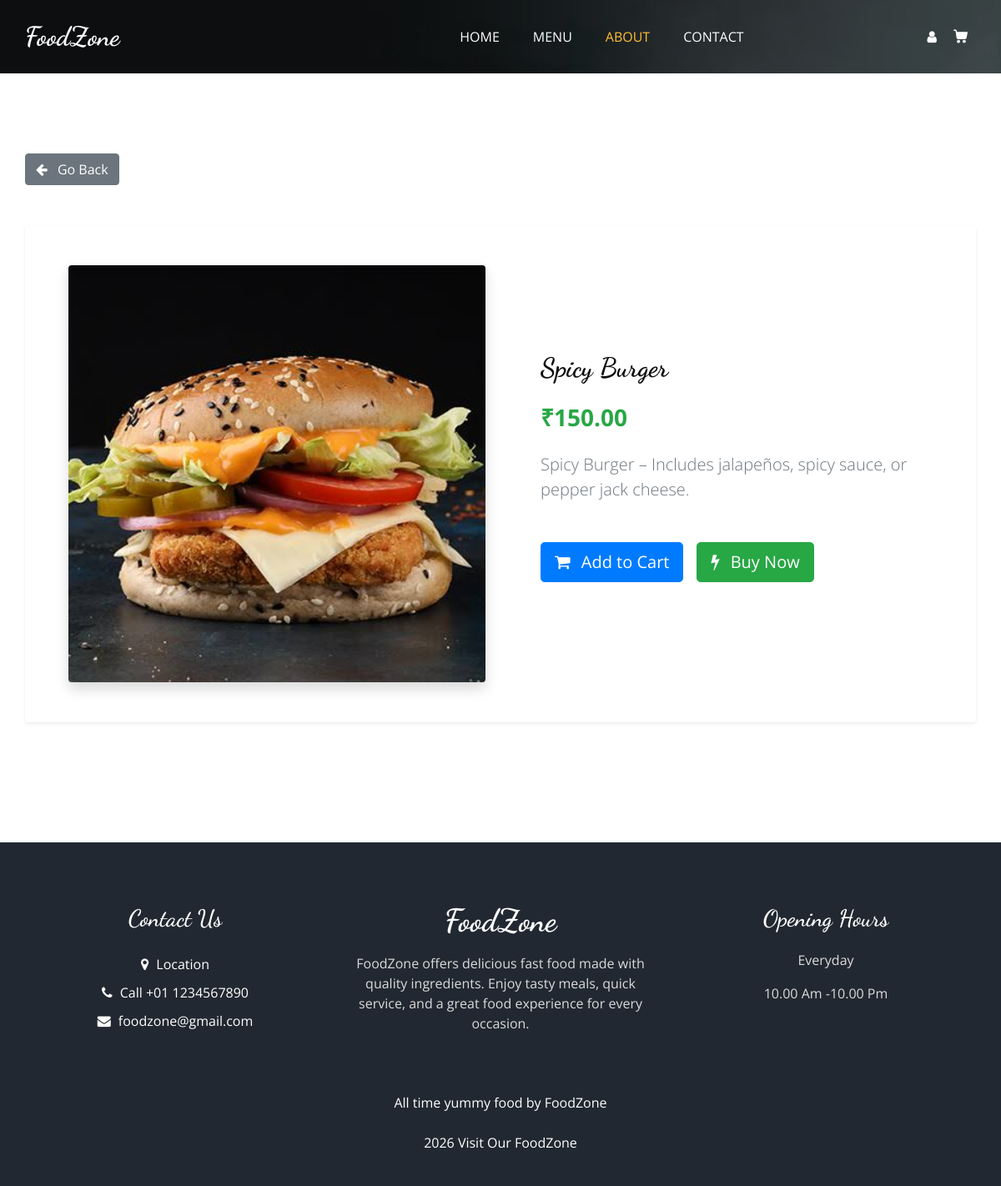
The app's page /food_detail.php?id=10 with its own data.
### tables this page shows
CREATE TABLE `food` (
  `f_id` int(11) NOT NULL,
  `c_id` int(11) NOT NULL,
  `food_name` varchar(100) NOT NULL,
  `description` text DEFAULT NULL,
  `price` decimal(10,2) NOT NULL,
  `image` varchar(255) DEFAULT NULL
);

### food_detail.php (the view, shortened to what this page needs)
<?php
include("connected.php");
$f_id = isset($_GET['id']) ? intval($_GET['id']) : 0;
$query = "SELECT * FROM food WHERE f_id=$f_id LIMIT 1";
$result = mysqli_query($conn,$query);
$food = mysqli_fetch_assoc($result);
$safeName = htmlspecialchars($food['food_name']);
$imgFile = !empty($food['image'])
        ? "images/".$food['image']
        : "images/no-image.png";
$price = number_format($food['price'],2);
$description = !empty($food['description'])
        ? nl2br(htmlspecialchars($food['description']))
        : "<em>No description available.</em>";
?>
<!DOCTYPE html>
<html>
<head>
  <link rel="stylesheet" type="text/css" href="css/bootstrap.css" />
  <link rel="stylesheet" type="text/css" href="https://cdnjs.cloudflare.com/ajax/libs/OwlCarousel2/2.3.4/assets/owl.carousel.min.css" />
  <link rel="stylesheet" href="https://cdnjs.cloudflare.com/ajax/libs/jquery-nice-select/1.1.0/css/nice-select.min.css" />
  <link href="css/font-awesome.min.css" rel="stylesheet" />
  <link href="css/style.css" rel="stylesheet" />
  <link href="css/responsive.css" rel="stylesheet" />
</head>
<body class="sub_page">
  <div class="hero_area">
    <div class="bg-box">
      <img src="images/hero-bg.jpg" alt="">
    </div>
    <header class="header_section">
      <div class="container">
        <nav class="navbar navbar-expand-lg custom_nav-container">
          <a class="navbar-brand" href="index.php">
            <span>FoodZone</span>
          </a>
          <div class="collapse navbar-collapse" id="navbarSupportedContent">
            <ul class="navbar-nav mx-auto">
              <li class="nav-item">
                <a class="nav-link" href="index.php">Home</a>
              </li>
              <li class="nav-item">
                <a class="nav-link" href="menu.php">Menu</a>
              </li>
              <li class="nav-item active">
                <a class="nav-link" href="about.php">
                  About <span class="sr-only">(current)</span>
                </a>
              </li>
              <li class="nav-item">
                <a class="nav-link" href="contact.php">Contact</a>
              </li>
            </ul>
            <div class="user_option">
              <a href="login.php" class="user_link">
                <i class="fa fa-user" aria-hidden="true"></i>
              </a>
              <a class="cart_link" href="addtocart.php">
              </a>
            </div>
          </div>
        </nav>
      </div>
    </header>
  </div>
<section class="container my-5 py-5" style="min-height: 70vh;">
    <div class="mb-5">
        <a href="javascript:history.back()"
           class="btn btn-secondary">
            <i class="fa fa-arrow-left mr-2" aria-hidden="true"></i>
            Go Back
        </a>
    </div>
    <div class="card shadow-sm border-0 mb-5">
        <div class="card-body p-4 p-lg-5">
            <div class="row align-items-center">
                <div class="col-lg-6 col-md-6 text-center mb-5 mb-md-0">
                    <img
                        src="<?= htmlspecialchars($imgFile, ENT_QUOTES, 'UTF-8'); ?>"
                        alt="<?= $safeName; ?>"
                        class="img-fluid rounded shadow"
                        style="width: 100%; max-width: 500px; height: 500px; object-fit: cover;"
                        onerror="this.onerror=null;this.src='images/no-image.png';">
                </div>
                <div class="col-lg-6 col-md-6 px-lg-5">
                    <h2 class="font-weight-bold mb-4">
                        <?= $safeName; ?>
                    </h2>
                    <h3 class="text-success font-weight-bold mb-4">
                        ₹<?= $price; ?>
                    </h3>
                    <div class="mb-5">
                        <p class="text-muted lead">
                            <?= $description; ?>
                        </p>
                    </div>
                    <div class="d-flex flex-wrap align-items-center">
                        <form action="addtocart.php"
                              method="GET"
                              class="mr-3 mb-3">
                            <button type="submit"
                                    class="btn btn-primary btn-lg">
                                <i class="fa fa-shopping-cart mr-2"
                                   aria-hidden="true"></i>
                                Add to Cart
                            </button>
                        </form>
                        <a href="order_now.php?f_id=<?= (int)$food['f_id']; ?>"
                           class="btn btn-success btn-lg mb-3">
                            <i class="fa fa-bolt mr-2"
                               aria-hidden="true"></i>
                            Buy Now
                        </a>
                    </div>
                </div>
            </div>
        </div>
    </div>
</section>
  <footer class="footer_section">
    <div class="container">
      <div class="row">
        <div class="col-md-4 footer-col">
          <div class="footer_contact">
            <h4>
              Contact Us
            </h4>
            <div class="contact_link_box">
              <a href="">
                <i class="fa fa-map-marker" aria-hidden="true"></i>
                <span>
                  Location
                </span>
              </a>
              <a href="">
                <i class="fa fa-phone" aria-hidden="true"></i>
                <span>
                  Call +01 1234567890
                </span>
              </a>
              <a href="">
                <i class="fa fa-envelope" aria-hidden="true"></i>
                <span>
                  foodzone@gmail.com
                </span>
              </a>
            </div>
          </div>
        </div>
        <div class="col-md-4 footer-col">
          <div class="footer_detail">
            <a href="" class="footer-logo">
              FoodZone
            </a>
            <p>
FoodZone offers delicious fast food made with quality ingredients. Enjoy tasty meals, quick service, and a great food experience for every occasion.          </div>
        </div>
        <div class="col-md-4 footer-col">
          <h4>
            Opening Hours
          </h4>
          <p>
            Everyday
          </p>
          <p>
            10.00 Am -10.00 Pm
          </p>
        </div>
      </div>
      <div class="footer-info">
        <p>
           <span id=""></span> All time yummy food
          <a href="https://html.design/">by FoodZone</a><br><br>
          <span id="displayYear"></span> Visit Our
          <a href="" target="_blank">FoodZone</a>
        </p>
      </div>
    </div>
  </footer>
</body>
</html>

### css/style.css (style rules this page uses)
body { font-family: "Open Sans", sans-serif; color: #0c0c0c; background-color: #ffffff; overflow-x: hidden; }
h1, h2 { font-family: 'Dancing Script', cursive; }
a, a:hover, a:focus { text-decoration: none; }
.btn, .btn:focus { outline: none !important; -webkit-box-shadow: none; box-shadow: none; }
.hero_area { position: relative; min-height: 100vh; display: -webkit-box; display: -ms-flexbox; display: flex; -webkit-box-orient: vertical; -webkit-box-direction: normal; -ms-flex-direction: column; flex-direction: column; }
.bg-box { position: absolute; top: 0; left: 0; width: 100%; height: 100%; }
.bg-box img { width: 100%; height: 100%; -o-object-fit: cover; object-fit: cover; }
.sub_page .hero_area { min-height: auto; }
.sub_page .hero_area .bg-box { position: absolute; top: 0; left: 0; width: 100%; height: 100%; }
.sub_page .hero_area .bg-box img { width: 100%; height: 100%; -o-object-fit: cover; object-fit: cover; -o-object-position: right top; object-position: right top; }
.header_section { padding: 15px 0; }
.navbar-brand { font-family: 'Dancing Script', cursive; }
.navbar-brand span { font-weight: bold; font-size: 32px; color: #ffffff; }
.custom_nav-container { padding: 0; }
.custom_nav-container .navbar-nav { padding-left: 18%; }
.custom_nav-container .navbar-nav .nav-item .nav-link { padding: 5px 20px; color: #ffffff; text-align: center; text-transform: uppercase; border-radius: 5px; -webkit-transition: all 0.3s; transition: all 0.3s; }
.custom_nav-container .navbar-nav .nav-item:hover .nav-link, .custom_nav-container .navbar-nav .nav-item.active .nav-link { color: #ffbe33; }
.user_option { display: -webkit-box; display: -ms-flexbox; display: flex; -webkit-box-align: center; -ms-flex-align: center; align-items: center; }
.user_option a { margin: 0 10px; }
.user_option .user_link { color: #ffffff; }
.user_option .cart_link { display: -webkit-box; display: -ms-flexbox; display: flex; -webkit-box-pack: center; -ms-flex-pack: center; justify-content: center; -webkit-box-align: center; -ms-flex-align: center; align-items: center; }
.user_option .cart_link svg { width: 17px; height: auto; fill: #ffffff; margin-bottom: 2px; }
.footer_section { background-color: #222831; color: #ffffff; padding: 75px 0 40px 0; text-align: center; }
.footer_section h4 { font-size: 28px; }
.footer_section h4, .footer_section .footer-logo { font-weight: 600; margin-bottom: 20px; font-family: 'Dancing Script', cursive; }
.footer_section p { color: #dbdbdb; }
.footer_section .footer-col { margin-bottom: 30px; }
.footer_section .footer_contact .contact_link_box { display: -webkit-box; display: -ms-flexbox; display: flex; -webkit-box-orient: vertical; -webkit-box-direction: normal; -ms-flex-direction: column; flex-direction: column; }
.footer_section .footer_contact .contact_link_box a { margin: 5px 0; color: #ffffff; }
.footer_section .footer_contact .contact_link_box a i { margin-right: 5px; }
.footer_section .footer-logo { display: block; font-weight: bold; font-size: 38px; line-height: 1; color: #ffffff; }
.footer_section .footer-info { text-align: center; margin-top: 25px; }
.footer_section .footer-info p { color: #ffffff; margin: 0; }
.footer_section .footer-info p a { color: inherit; }

### css/responsive.css (style rules this page uses)
@media (min-width: 1200px) { .container { max-width: 1170px; } }

### records on screen
food: image (picture), food_name "Spicy Burger", price "150.00", description "Spicy Burger – Includes jalapeños, spicy sauce, or pepper jack cheese."
